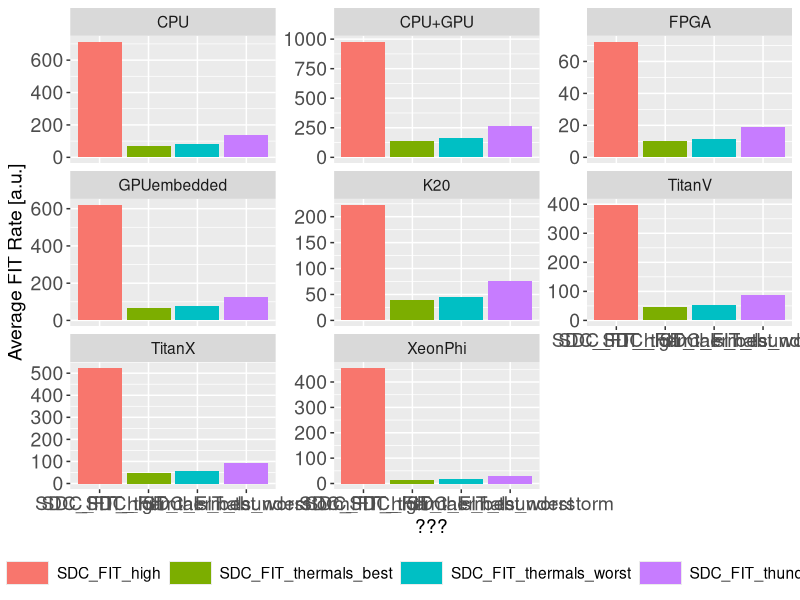

This chart was generated by the following R code:
## ---- chunk 1
knitr::opts_chunk$set(echo = TRUE)
## ---- chunk 2
library(ggplot2)
library(reshape2)

dat = read.csv("data_formatted.csv",sep=",")

dat$cross_section_SDC_thermals = dat$cross_section_SDC_thermals / (4.96/2.71)

summary(dat)
## ---- chunk 3
datNormalized = dat
for (board in unique(dat$Device)) {
  # Get all cross section values for one device
  tmp_values = c(subset(dat,dat$Device==board)$cross_section_SDC_high, subset(dat,dat$Device==board)$cross_section_DUE_high, subset(dat,dat$Device==board)$cross_section_SDC_thermals, subset(dat,dat$Device==board)$cross_section_DUE_thermals)
  tmp_values = tmp_values[tmp_values > 0] # remove zeros in case there is zeros
  tmp_min = min(tmp_values, na.rm=TRUE) # get the minimum cross section value
  print(paste("Device: ", board, "; Minimum: ",tmp_min))
  
  # Normalize all date from one device to the minimum value found
  datNormalized[datNormalized$Device == board, ]$cross_section_SDC_high = datNormalized[datNormalized$Device == board, ]$cross_section_SDC_high / tmp_min
  datNormalized[datNormalized$Device == board, ]$cross_section_DUE_high = datNormalized[datNormalized$Device == board, ]$cross_section_DUE_high / tmp_min
  datNormalized[datNormalized$Device == board, ]$cross_section_SDC_thermals = datNormalized[datNormalized$Device == board, ]$cross_section_SDC_thermals / tmp_min
  datNormalized[datNormalized$Device == board, ]$cross_section_DUE_thermals = datNormalized[datNormalized$Device == board, ]$cross_section_DUE_thermals / tmp_min
}

## ---- chunk 4
high_energy_flux = 13
thermal_flux_best_case = 4 * 1.05 # 5% as measured by Ziegler on top of a concrete rooftop
thermal_flux_worst_case = 4 * 1.2 # above a concrete parking lot as measured by Ziegler
thunderstorm_flux = 8

dat_mean = aggregate(datNormalized[, c('cross_section_SDC_high', 'cross_section_DUE_high', 'cross_section_SDC_thermals', 'cross_section_DUE_thermals')], list(datNormalized$Device), mean, na.rm=TRUE,na.action = na.omit)
dat_mean$SDC_FIT_high = dat_mean$cross_section_SDC_high * high_energy_flux
dat_mean$SDC_FIT_thermals_best = dat_mean$cross_section_SDC_thermals * thermal_flux_best_case
dat_mean$SDC_FIT_thermals_worst = dat_mean$cross_section_SDC_thermals * thermal_flux_worst_case
dat_mean$SDC_FIT_thunderstorm = dat_mean$cross_section_SDC_thermals * thunderstorm_flux
dat_mean$high_thunder_diff = dat_mean$SDC_FIT_high/dat_mean$SDC_FIT_thunderstorm
#dat_mean
dat_melted = melt(dat_mean[,c('Group.1', 'SDC_FIT_high', 'SDC_FIT_thermals_best', 'SDC_FIT_thermals_worst', 'SDC_FIT_thunderstorm')], id.vars = 'Group.1', )

ggplot(dat_melted) +
  geom_bar(stat="identity",aes(x = variable, y = value, fill=variable), position=position_dodge()) +
  labs(x = "???", y = "Average FIT Rate [a.u.]") +
  facet_wrap(~Group.1, scales = "free_y") +
  theme(legend.title = element_blank(), legend.position="bottom",axis.text.x=element_text(size=14) , axis.text.y=element_text(size=14) , text = element_text(size = 14), legend.key.width=unit(1.1, "cm"))


